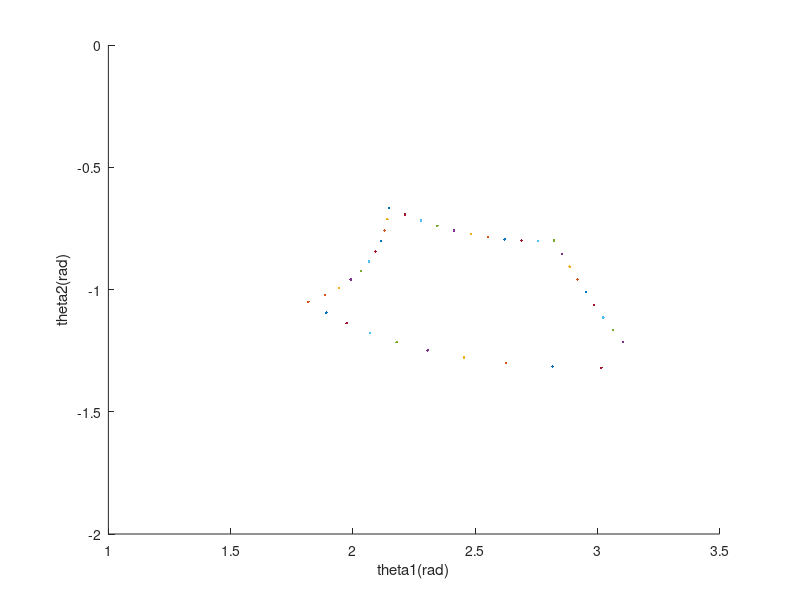

The MATLAB source for this figure:
clc
clear
l1=1;l2=1;
lc1=0.*l1;
lc2=0.5*l2;
% J=[-l1*sin(x(1))-lc2*sin(x(1)+x(2)) -lc2*sin(x(1)+x(2));l1*cos(x(1))+lc2*cos(x(1)+x(2)) lc2*cos(x(1)+x(2))];
y1=0.2+0.25;
y2=0.2-0.25:0.05:0.2+0.25;
y3=0.2-0.25;
x1=0.5-0.25;
x2=0.5-0.25:0.05:0.5+0.25;
x3=0.5+0.25;
k=0;
for j=1:4
switch j
    case 1
        y=y1;
        x=x2;
    case 2
        y=y2;
        x=x3;
    case 3
        y=y3;
        x=x2;
    case 4
        y=y2;
        x=x1;
end
a=max([length(x),length(y)]);
if length(x)<a
    x=x*y./y;
else
    y=y*x./x;
end
for i=1:a
    k=k+1;
c2(k)=((x(i).^2+y(i).^2-l1^2-l2^2)/(2*l1*l2));
s2(k)=(1-c2(k).^2).^0.5;
D=inv([l1+l2*c2(k) -l2*s2(k);l2*s2(k) l1+l2*c2(k)])*[x(i);y(i)];
c1(k)=D(1);
s1(k)=D(2);
theta1(k)=atan2(c1(k),s1(k));
theta2(k)=atan2(c2(k),s2(k));
hold on
plot(theta1(k),theta2(k),'.','linewidth',3)
end
end
% plot(theta1,theta2);
axis equal
xlim([1 3.5])
ylim([-2 0])
xlabel('theta1(rad)')
ylabel('theta2(rad)')